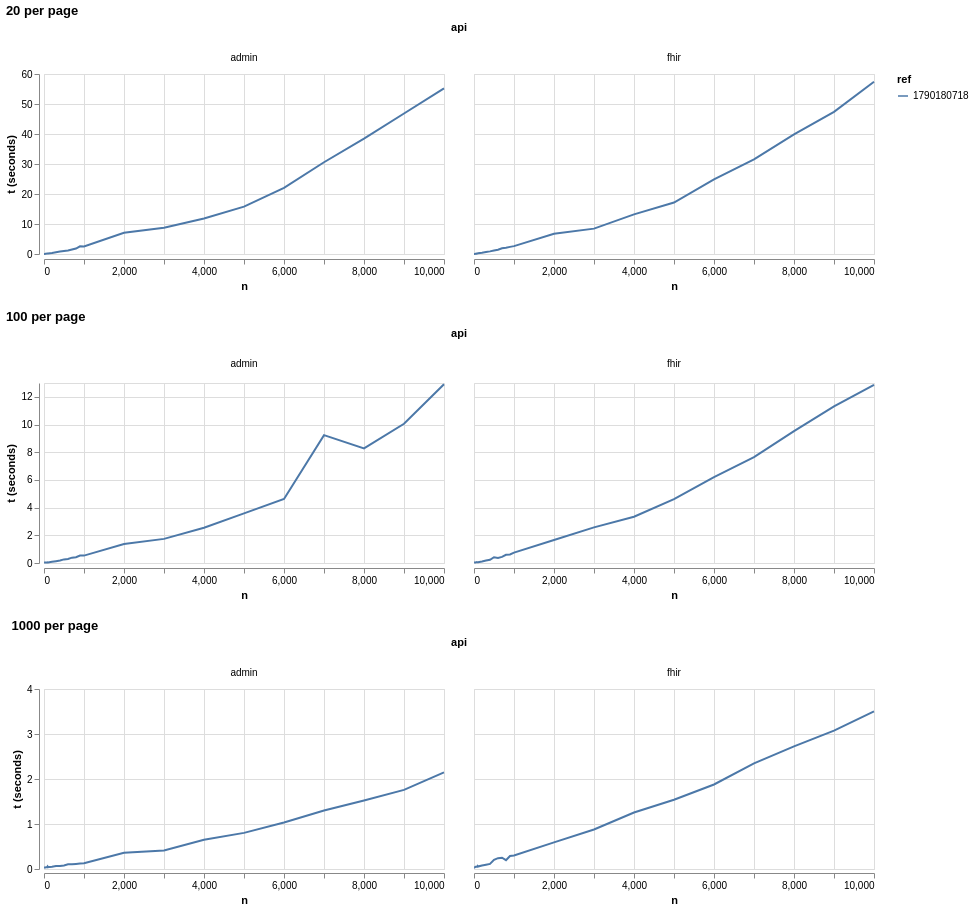

The cell this chart's notebook holds for it:
### Code cell
alt.vconcat(
    *[
        alt.Chart(df[df.per_page == p], title=f"{p} per page")
        .mark_line()
        .encode(
            x="n",
            y=alt.Y("t", title="t (seconds)"),
            color="ref",
            # row="per_page",
            column="api",
        )
        .properties(width=400, height=180)
        for p in sorted(df.per_page.unique())
    ]
)

### Figure 1 — Vega-Lite specification as saved in the notebook (floating-point values rounded to 4 significant figures)
{"config": {"view": {"continuousWidth": 300, "continuousHeight": 300}}, "vconcat": [{"data": {"name": "data-425cfb2710bc17528ee6fe1ce2557cc5"}, "mark": {"type": "line"}, "encoding": {"color": {"field": "ref", "type": "nominal"}, "column": {"field": "api", "type": "nominal"}, "x": {"field": "n", "type": "quantitative"}, "y": {"field": "t", "title": "t (seconds)", "type": "quantitative"}}, "height": 180, "title": "20 per page", "width": 400}, {"data": {"name": "data-0fd0356bbed4df306ce219cbfcb5c397"}, "mark": {"type": "line"}, "encoding": {"color": {"field": "ref", "type": "nominal"}, "column": {"field": "api", "type": "nominal"}, "x": {"field": "n", "type": "quantitative"}, "y": {"field": "t", "title": "t (seconds)", "type": "quantitative"}}, "height": 180, "title": "100 per page", "width": 400}, {"data": {"name": "data-8bdf4cd8fde44a5dffc2b8c6a6668f3a"}, "mark": {"type": "line"}, "encoding": {"color": {"field": "ref", "type": "nominal"}, "column": {"field": "api", "type": "nominal"}, "x": {"field": "n", "type": "quantitative"}, "y": {"field": "t", "title": "t (seconds)", "type": "quantitative"}}, "height": 180, "title": "1000 per page", "width": 400}], "$schema": "https://vega.github.io/schema/vega-lite/v5.20.1.json", "datasets": {"data-425cfb2710bc17528ee6fe1ce2557cc5": [{"api": "admin", "per_page": 20, "t": 0.0313, "n": 1, "ref": "1790180718"}, {"api": "fhir", "per_page": 20, "t": 0.03512, "n": 1, "ref": "1790180718"}, {"api": "admin", "per_page": 20, "t": 0.03331, "n": 10, "ref": "1790180718"}, {"api": "fhir", "per_page": 20, "t": 0.03725, "n": 10, "ref": "1790180718"}, {"api": "admin", "per_page": 20, "t": 0.03267, "n": 20, "ref": "1790180718"}, {"api": "fhir", "per_page": 20, "t": 0.03868, "n": 20, "ref": "1790180718"}, {"api": "admin", "per_page": 20, "t": 0.06789, "n": 30, "ref": "1790180718"}, {"api": "fhir", "per_page": 20, "t": 0.07642, "n": 30, "ref": "1790180718"}, {"api": "admin", "per_page": 20, "t": 0.06627, "n": 40, "ref": "1790180718"}, {"api": "fhir", "per_page": 20, "t": 0.08746, "n": 40, "ref": "1790180718"}, {"api": "admin", "per_page": 20, "t": 0.09841, "n": 50, "ref": "1790180718"}, {"api": "fhir", "per_page": 20, "t": 0.1162, "n": 50, "ref": "1790180718"}, {"api": "admin", "per_page": 20, "t": 0.126, "n": 60, "ref": "1790180718"}, {"api": "fhir", "per_page": 20, "t": 0.1214, "n": 60, "ref": "1790180718"}, {"api": "admin", "per_page": 20, "t": 0.1315, "n": 70, "ref": "1790180718"}, {"api": "fhir", "per_page": 20, "t": 0.1581, "n": 70, "ref": "1790180718"}, {"api": "admin", "per_page": 20, "t": 0.1348, "n": 80, "ref": "1790180718"}, {"api": "fhir", "per_page": 20, "t": 0.2169, "n": 80, "ref": "1790180718"}, {"api": "admin", "per_page": 20, "t": 0.161, "n": 90, "ref": "1790180718"}, {"api": "fhir", "per_page": 20, "t": 0.199, "n": 90, "ref": "1790180718"}, {"api": "admin", "per_page": 20, "t": 0.1754, "n": 100, "ref": "1790180718"}, {"api": "fhir", "per_page": 20, "t": 0.2151, "n": 100, "ref": "1790180718"}, {"api": "admin", "per_page": 20, "t": 0.347, "n": 200, "ref": "1790180718"}, {"api": "fhir", "per_page": 20, "t": 0.409, "n": 200, "ref": "1790180718"}, {"api": "admin", "per_page": 20, "t": 0.5967, "n": 300, "ref": "1790180718"}, {"api": "fhir", "per_page": 20, "t": 0.6458, "n": 300, "ref": "1790180718"}, {"api": "admin", "per_page": 20, "t": 0.8089, "n": 400, "ref": "1790180718"}, {"api": "fhir", "per_page": 20, "t": 0.8782, "n": 400, "ref": "1790180718"}, {"api": "admin", "per_page": 20, "t": 0.9867, "n": 500, "ref": "1790180718"}, {"api": "fhir", "per_page": 20, "t": 1.147, "n": 500, "ref": "1790180718"}, {"api": "admin", "per_page": 20, "t": 1.193, "n": 600, "ref": "1790180718"}, {"api": "fhir", "per_page": 20, "t": 1.426, "n": 600, "ref": "1790180718"}, {"api": "admin", "per_page": 20, "t": 1.511, "n": 700, "ref": "1790180718"}, {"api": "fhir", "per_page": 20, "t": 1.928, "n": 700, "ref": "1790180718"}, {"api": "admin", "per_page": 20, "t": 1.81, "n": 800, "ref": "1790180718"}, {"api": "fhir", "per_page": 20, "t": 2.101, "n": 800, "ref": "1790180718"}, {"api": "admin", "per_page": 20, "t": 2.544, "n": 900, "ref": "1790180718"}, {"api": "fhir", "per_page": 20, "t": 2.371, "n": 900, "ref": "1790180718"}, {"api": "admin", "per_page": 20, "t": 2.536, "n": 1000, "ref": "1790180718"}, {"api": "fhir", "per_page": 20, "t": 2.629, "n": 1000, "ref": "1790180718"}, {"api": "admin", "per_page": 20, "t": 7.097, "n": 2000, "ref": "1790180718"}, {"api": "fhir", "per_page": 20, "t": 6.742, "n": 2000, "ref": "1790180718"}, {"api": "admin", "per_page": 20, "t": 8.761, "n": 3000, "ref": "1790180718"}, {"api": "fhir", "per_page": 20, "t": 8.457, "n": 3000, "ref": "1790180718"}, {"api": "admin", "per_page": 20, "t": 11.84, "n": 4000, "ref": "1790180718"}, {"api": "fhir", "per_page": 20, "t": 13.2, "n": 4000, "ref": "1790180718"}, {"api": "admin", "per_page": 20, "t": 15.78, "n": 5000, "ref": "1790180718"}, {"api": "fhir", "per_page": 20, "t": 17.15, "n": 5000, "ref": "1790180718"}, {"api": "admin", "per_page": 20, "t": 22.07, "n": 6000, "ref": "1790180718"}, {"api": "fhir", "per_page": 20, "t": 24.88, "n": 6000, "ref": "1790180718"}, {"api": "admin", "per_page": 20, "t": 30.58, "n": 7000, "ref": "1790180718"}, {"api": "fhir", "per_page": 20, "t": 31.58, "n": 7000, "ref": "1790180718"}, {"api": "admin", "per_page": 20, "t": 38.43, "n": 8000, "ref": "1790180718"}, {"api": "fhir", "per_page": 20, "t": 39.91, "n": 8000, "ref": "1790180718"}, {"api": "admin", "per_page": 20, "t": 46.83, "n": 9000, "ref": "1790180718"}, {"api": "fhir", "per_page": 20, "t": 47.37, "n": 9000, "ref": "1790180718"}, {"api": "admin", "per_page": 20, "t": 55.2, "n": 10000, "ref": "1790180718"}, {"api": "fhir", "per_page": 20, "t": 57.41, "n": 10000, "ref": "1790180718"}], "data-0fd0356bbed4df306ce219cbfcb5c397": [{"api": "admin", "per_page": 100, "t": 0.03059, "n": 1, "ref": "1790180718"}, {"api": "fhir", "per_page": 100, "t": 0.03487, "n": 1, "ref": "1790180718"}, {"api": "admin", "per_page": 100, "t": 0.03039, "n": 10, "ref": "1790180718"}, {"api": "fhir", "per_page": 100, "t": 0.03738, "n": 10, "ref": "1790180718"}, {"api": "admin", "per_page": 100, "t": 0.03251, "n": 20, "ref": "1790180718"}, {"api": "fhir", "per_page": 100, "t": 0.03865, "n": 20, "ref": "1790180718"}, {"api": "admin", "per_page": 100, "t": 0.032, "n": 30, "ref": "1790180718"}, {"api": "fhir", "per_page": 100, "t": 0.03909, "n": 30, "ref": "1790180718"}, {"api": "admin", "per_page": 100, "t": 0.03545, "n": 40, "ref": "1790180718"}, {"api": "fhir", "per_page": 100, "t": 0.04295, "n": 40, "ref": "1790180718"}, {"api": "admin", "per_page": 100, "t": 0.03593, "n": 50, "ref": "1790180718"}, {"api": "fhir", "per_page": 100, "t": 0.04584, "n": 50, "ref": "1790180718"}, {"api": "admin", "per_page": 100, "t": 0.04033, "n": 60, "ref": "1790180718"}, {"api": "fhir", "per_page": 100, "t": 0.04683, "n": 60, "ref": "1790180718"}, {"api": "admin", "per_page": 100, "t": 0.04029, "n": 70, "ref": "1790180718"}, {"api": "fhir", "per_page": 100, "t": 0.06127, "n": 70, "ref": "1790180718"}, {"api": "admin", "per_page": 100, "t": 0.03822, "n": 80, "ref": "1790180718"}, {"api": "fhir", "per_page": 100, "t": 0.0488, "n": 80, "ref": "1790180718"}, {"api": "admin", "per_page": 100, "t": 0.04486, "n": 90, "ref": "1790180718"}, {"api": "fhir", "per_page": 100, "t": 0.05553, "n": 90, "ref": "1790180718"}, {"api": "admin", "per_page": 100, "t": 0.0409, "n": 100, "ref": "1790180718"}, {"api": "fhir", "per_page": 100, "t": 0.05916, "n": 100, "ref": "1790180718"}, {"api": "admin", "per_page": 100, "t": 0.08507, "n": 200, "ref": "1790180718"}, {"api": "fhir", "per_page": 100, "t": 0.1115, "n": 200, "ref": "1790180718"}, {"api": "admin", "per_page": 100, "t": 0.1319, "n": 300, "ref": "1790180718"}, {"api": "fhir", "per_page": 100, "t": 0.1741, "n": 300, "ref": "1790180718"}, {"api": "admin", "per_page": 100, "t": 0.1791, "n": 400, "ref": "1790180718"}, {"api": "fhir", "per_page": 100, "t": 0.2322, "n": 400, "ref": "1790180718"}, {"api": "admin", "per_page": 100, "t": 0.2614, "n": 500, "ref": "1790180718"}, {"api": "fhir", "per_page": 100, "t": 0.419, "n": 500, "ref": "1790180718"}, {"api": "admin", "per_page": 100, "t": 0.287, "n": 600, "ref": "1790180718"}, {"api": "fhir", "per_page": 100, "t": 0.3643, "n": 600, "ref": "1790180718"}, {"api": "admin", "per_page": 100, "t": 0.3872, "n": 700, "ref": "1790180718"}, {"api": "fhir", "per_page": 100, "t": 0.4418, "n": 700, "ref": "1790180718"}, {"api": "admin", "per_page": 100, "t": 0.4173, "n": 800, "ref": "1790180718"}, {"api": "fhir", "per_page": 100, "t": 0.5893, "n": 800, "ref": "1790180718"}, {"api": "admin", "per_page": 100, "t": 0.5399, "n": 900, "ref": "1790180718"}, {"api": "fhir", "per_page": 100, "t": 0.616, "n": 900, "ref": "1790180718"}, {"api": "admin", "per_page": 100, "t": 0.533, "n": 1000, "ref": "1790180718"}, {"api": "fhir", "per_page": 100, "t": 0.7508, "n": 1000, "ref": "1790180718"}, {"api": "admin", "per_page": 100, "t": 1.366, "n": 2000, "ref": "1790180718"}, {"api": "fhir", "per_page": 100, "t": 1.66, "n": 2000, "ref": "1790180718"}, {"api": "admin", "per_page": 100, "t": 1.743, "n": 3000, "ref": "1790180718"}, {"api": "fhir", "per_page": 100, "t": 2.574, "n": 3000, "ref": "1790180718"}, {"api": "admin", "per_page": 100, "t": 2.544, "n": 4000, "ref": "1790180718"}, {"api": "fhir", "per_page": 100, "t": 3.341, "n": 4000, "ref": "1790180718"}, {"api": "admin", "per_page": 100, "t": 3.581, "n": 5000, "ref": "1790180718"}, {"api": "fhir", "per_page": 100, "t": 4.617, "n": 5000, "ref": "1790180718"}, {"api": "admin", "per_page": 100, "t": 4.626, "n": 6000, "ref": "1790180718"}, {"api": "fhir", "per_page": 100, "t": 6.206, "n": 6000, "ref": "1790180718"}, {"api": "admin", "per_page": 100, "t": 9.237, "n": 7000, "ref": "1790180718"}, {"api": "fhir", "per_page": 100, "t": 7.647, "n": 7000, "ref": "1790180718"}, {"api": "admin", "per_page": 100, "t": 8.274, "n": 8000, "ref": "1790180718"}, {"api": "fhir", "per_page": 100, "t": 9.528, "n": 8000, "ref": "1790180718"}, {"api": "admin", "per_page": 100, "t": 10.06, "n": 9000, "ref": "1790180718"}, {"api": "fhir", "per_page": 100, "t": 11.31, "n": 9000, "ref": "1790180718"}, {"api": "admin", "per_page": 100, "t": 12.9, "n": 10000, "ref": "1790180718"}, {"api": "fhir", "per_page": 100, "t": 12.87, "n": 10000, "ref": "1790180718"}], "data-8bdf4cd8fde44a5dffc2b8c6a6668f3a": [{"api": "admin", "per_page": 1000, "t": 0.03017, "n": 1, "ref": "1790180718"}, {"api": "fhir", "per_page": 1000, "t": 0.03465, "n": 1, "ref": "1790180718"}, {"api": "admin", "per_page": 1000, "t": 0.03136, "n": 10, "ref": "1790180718"}, {"api": "fhir", "per_page": 1000, "t": 0.0348, "n": 10, "ref": "1790180718"}, {"api": "admin", "per_page": 1000, "t": 0.03237, "n": 20, "ref": "1790180718"}, {"api": "fhir", "per_page": 1000, "t": 0.03895, "n": 20, "ref": "1790180718"}, {"api": "admin", "per_page": 1000, "t": 0.03388, "n": 30, "ref": "1790180718"}, {"api": "fhir", "per_page": 1000, "t": 0.04196, "n": 30, "ref": "1790180718"}, {"api": "admin", "per_page": 1000, "t": 0.03405, "n": 40, "ref": "1790180718"}, {"api": "fhir", "per_page": 1000, "t": 0.04499, "n": 40, "ref": "1790180718"}, {"api": "admin", "per_page": 1000, "t": 0.03689, "n": 50, "ref": "1790180718"}, {"api": "fhir", "per_page": 1000, "t": 0.05176, "n": 50, "ref": "1790180718"}, {"api": "admin", "per_page": 1000, "t": 0.03694, "n": 60, "ref": "1790180718"}, {"api": "fhir", "per_page": 1000, "t": 0.04881, "n": 60, "ref": "1790180718"}, {"api": "admin", "per_page": 1000, "t": 0.04161, "n": 70, "ref": "1790180718"}, {"api": "fhir", "per_page": 1000, "t": 0.05029, "n": 70, "ref": "1790180718"}, {"api": "admin", "per_page": 1000, "t": 0.03828, "n": 80, "ref": "1790180718"}, {"api": "fhir", "per_page": 1000, "t": 0.05163, "n": 80, "ref": "1790180718"}, {"api": "admin", "per_page": 1000, "t": 0.05578, "n": 90, "ref": "1790180718"}, {"api": "fhir", "per_page": 1000, "t": 0.06644, "n": 90, "ref": "1790180718"}, {"api": "admin", "per_page": 1000, "t": 0.04206, "n": 100, "ref": "1790180718"}, {"api": "fhir", "per_page": 1000, "t": 0.054, "n": 100, "ref": "1790180718"}, {"api": "admin", "per_page": 1000, "t": 0.05153, "n": 200, "ref": "1790180718"}, {"api": "fhir", "per_page": 1000, "t": 0.07617, "n": 200, "ref": "1790180718"}, {"api": "admin", "per_page": 1000, "t": 0.06872, "n": 300, "ref": "1790180718"}, {"api": "fhir", "per_page": 1000, "t": 0.09524, "n": 300, "ref": "1790180718"}, {"api": "admin", "per_page": 1000, "t": 0.06834, "n": 400, "ref": "1790180718"}, {"api": "fhir", "per_page": 1000, "t": 0.1124, "n": 400, "ref": "1790180718"}, {"api": "admin", "per_page": 1000, "t": 0.08012, "n": 500, "ref": "1790180718"}, {"api": "fhir", "per_page": 1000, "t": 0.2057, "n": 500, "ref": "1790180718"}, {"api": "admin", "per_page": 1000, "t": 0.1043, "n": 600, "ref": "1790180718"}, {"api": "fhir", "per_page": 1000, "t": 0.2406, "n": 600, "ref": "1790180718"}, {"api": "admin", "per_page": 1000, "t": 0.1031, "n": 700, "ref": "1790180718"}, {"api": "fhir", "per_page": 1000, "t": 0.2501, "n": 700, "ref": "1790180718"}, {"api": "admin", "per_page": 1000, "t": 0.1116, "n": 800, "ref": "1790180718"}, {"api": "fhir", "per_page": 1000, "t": 0.1963, "n": 800, "ref": "1790180718"}, {"api": "admin", "per_page": 1000, "t": 0.12, "n": 900, "ref": "1790180718"}, {"api": "fhir", "per_page": 1000, "t": 0.2894, "n": 900, "ref": "1790180718"}, {"api": "admin", "per_page": 1000, "t": 0.1293, "n": 1000, "ref": "1790180718"}, {"api": "fhir", "per_page": 1000, "t": 0.2993, "n": 1000, "ref": "1790180718"}, {"api": "admin", "per_page": 1000, "t": 0.3628, "n": 2000, "ref": "1790180718"}, {"api": "fhir", "per_page": 1000, "t": 0.5916, "n": 2000, "ref": "1790180718"}, {"api": "admin", "per_page": 1000, "t": 0.4104, "n": 3000, "ref": "1790180718"}, {"api": "fhir", "per_page": 1000, "t": 0.8783, "n": 3000, "ref": "1790180718"}, {"api": "admin", "per_page": 1000, "t": 0.6481, "n": 4000, "ref": "1790180718"}, {"api": "fhir", "per_page": 1000, "t": 1.255, "n": 4000, "ref": "1790180718"}, {"api": "admin", "per_page": 1000, "t": 0.803, "n": 5000, "ref": "1790180718"}, {"api": "fhir", "per_page": 1000, "t": 1.538, "n": 5000, "ref": "1790180718"}, {"api": "admin", "per_page": 1000, "t": 1.035, "n": 6000, "ref": "1790180718"}, {"api": "fhir", "per_page": 1000, "t": 1.878, "n": 6000, "ref": "1790180718"}, {"api": "admin", "per_page": 1000, "t": 1.3, "n": 7000, "ref": "1790180718"}, {"api": "fhir", "per_page": 1000, "t": 2.349, "n": 7000, "ref": "1790180718"}, {"api": "admin", "per_page": 1000, "t": 1.522, "n": 8000, "ref": "1790180718"}, {"api": "fhir", "per_page": 1000, "t": 2.726, "n": 8000, "ref": "1790180718"}, {"api": "admin", "per_page": 1000, "t": 1.758, "n": 9000, "ref": "1790180718"}, {"api": "fhir", "per_page": 1000, "t": 3.074, "n": 9000, "ref": "1790180718"}, {"api": "admin", "per_page": 1000, "t": 2.148, "n": 10000, "ref": "1790180718"}, {"api": "fhir", "per_page": 1000, "t": 3.502, "n": 10000, "ref": "1790180718"}]}}
